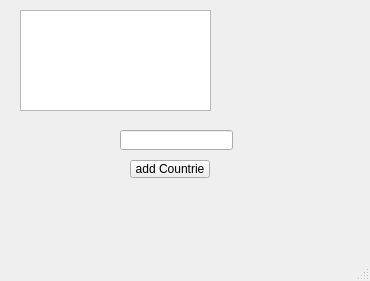
<?xml version="1.0" encoding="UTF-8"?>
<ui version="4.0">
 <class>countriesWindow</class>
 <widget class="QMainWindow" name="countriesWindow">
  <property name="geometry">
   <rect>
    <x>0</x>
    <y>0</y>
    <width>370</width>
    <height>281</height>
   </rect>
  </property>
  <property name="windowTitle">
   <string>MainWindow</string>
  </property>
  <property name="iconSize">
   <size>
    <width>300</width>
    <height>300</height>
   </size>
  </property>
  <widget class="QWidget" name="centralwidget">
   <widget class="QListWidget" name="listWidget">
    <property name="geometry">
     <rect>
      <x>20</x>
      <y>10</y>
      <width>191</width>
      <height>101</height>
     </rect>
    </property>
   </widget>
   <widget class="QPushButton" name="pushButton">
    <property name="geometry">
     <rect>
      <x>130</x>
      <y>160</y>
      <width>80</width>
      <height>18</height>
     </rect>
    </property>
    <property name="text">
     <string>add Countrie</string>
    </property>
   </widget>
   <widget class="QLineEdit" name="lineEdit">
    <property name="geometry">
     <rect>
      <x>120</x>
      <y>130</y>
      <width>113</width>
      <height>20</height>
     </rect>
    </property>
   </widget>
  </widget>
  <widget class="QMenuBar" name="menubar">
   <property name="geometry">
    <rect>
     <x>0</x>
     <y>0</y>
     <width>370</width>
     <height>19</height>
    </rect>
   </property>
  </widget>
  <widget class="QStatusBar" name="statusbar"/>
 </widget>
 <resources/>
 <connections/>
</ui>
